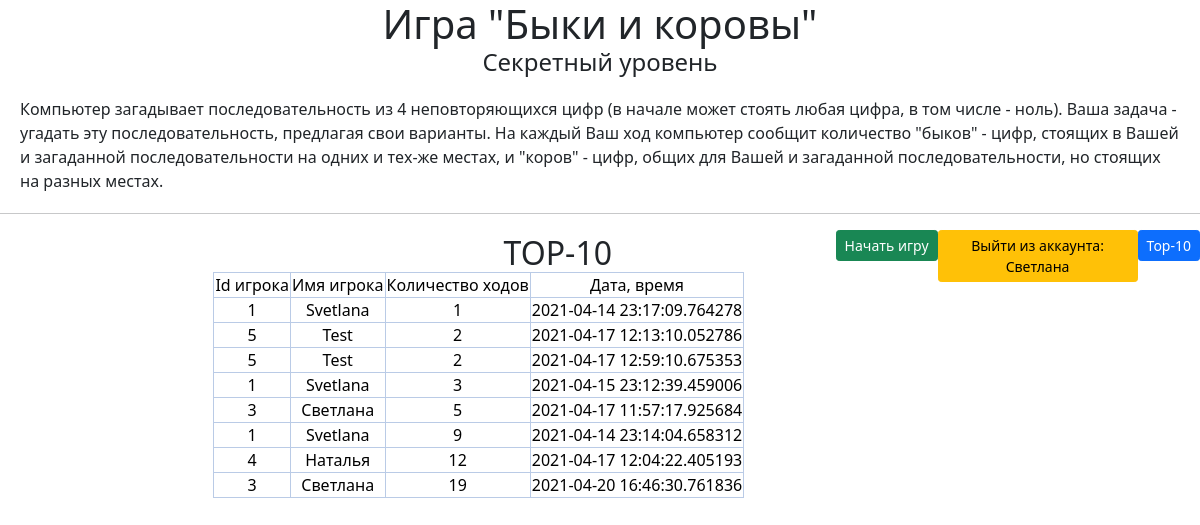
The page /records10 (signed in) on the database its author committed.
### data/users.py (models this page shows, shortened)
class User(SqlAlchemyBase, UserMixin):
    __tablename__ = 'users'
    id = sqlalchemy.Column(sqlalchemy.Integer,
                           primary_key=True, autoincrement=True)
    surname = sqlalchemy.Column(sqlalchemy.String, nullable=True)
    name = sqlalchemy.Column(sqlalchemy.String, nullable=True)
    level = sqlalchemy.Column(sqlalchemy.Integer, nullable=True)
    status = sqlalchemy.Column(sqlalchemy.String, nullable=True)
    email = sqlalchemy.Column(sqlalchemy.String,
                              index=True, unique=True, nullable=True)
    hashed_password = sqlalchemy.Column(sqlalchemy.String, nullable=True)
    reg_date = sqlalchemy.Column(sqlalchemy.DateTime,
                                      default=datetime.datetime.now)
    record = orm.relation("Record", back_populates='user')

### data/records.py (models this page shows)
class Record(SqlAlchemyBase):
    __tablename__ = 'records'
    id = sqlalchemy.Column(sqlalchemy.Integer,
                           primary_key=True, autoincrement=True)
    user_id = sqlalchemy.Column(sqlalchemy.Integer,
                                    sqlalchemy.ForeignKey("users.id"))
    user_name = sqlalchemy.Column(sqlalchemy.String, nullable=True)
    score = sqlalchemy.Column(sqlalchemy.Integer, nullable=True)
    secret_num = sqlalchemy.Column(sqlalchemy.String, nullable=True)
    date = sqlalchemy.Column(sqlalchemy.DateTime,
                                 default=datetime.datetime.now)
    user = orm.relation('User')

### main.py (the view)
@app.route('/records10')
def records_top10():
    db_sess = db_session.create_session()
    records = db_sess.query(Record).order_by(Record.score).limit(10)
    return render_template("records.html", records=records, header="TOP-10")

### data/db_session.py (called while the page is built)
def create_session() -> Session:
    global __factory
    return __factory()

### main.py (called while the page is built)
@login_manager.user_loader
def load_user(user_id):
    db_sess = db_session.create_session()
    return db_sess.query(User).get(user_id)

### templates/records.html (shortened to what this page needs)
{% extends "base.html" %}
{% block content %}
    <h2>{{header}}</h2>
    <table class="table-primary align-middle table-bordered">
    	<tr class="table-primary">
    		<td class="table-primary">Id игрока</td>
    		<td class="table-primary">Имя игрока</td>
    		<td class="table-primary">Количество ходов</td>
    		<td class="table-primary">Дата, время</td>
    	</tr>
        {% for i in records %}
    	<tr>
    		<td class="table-primary">{{ i.user_id }}</td>
    		<td class="table-primary">{{ i.user_name }}</td>
    		<td class="table-primary">{{ i.score }}</td>
    		<td class="table-primary">{{ i.date }}</td>
    	</tr>
    	{% endfor %}
    </table>
{% endblock %}

### templates/base.html (shortened to what this page needs)
<html lang="en">
<head>
    <link rel="stylesheet"
   href="https://cdn.jsdelivr.net/npm/bootstrap@5.0.0-beta1/dist/css/bootstrap.min.css"
>
   <link rel="stylesheet" type="text/css" href="static/css/style.css">
</head>
<body>
    <h1>Игра "Быки и коровы"</h1>
    <h4>Секретный уровень</h4>
    <div>Компьютер загадывает последовательность из 4 неповторяющихся цифр (в начале может стоять любая цифра, в том числе - ноль). Ваша задача - угадать эту последовательность, предлагая свои варианты. На каждый Ваш ход компьютер сообщит количество "быков" - цифр, стоящих в Вашей и загаданной последовательности на одних и тех-же местах, и "коров" - цифр, общих для Вашей и загаданной последовательности, но стоящих на разных местах.</div>
    <hr>
    <nav>
    <a class="btn btn-primary btn-sm" href="/records10">Top-10</a>
    {% if current_user.is_authenticated %}
        <a class="btn btn-warning btn-sm" href="/logout">Выйти из аккаунта: {{ current_user.name }}</a>
        <a href="/new_game" class="btn btn-success btn-sm">Начать игру</a>
    {% else %}
        <a class="btn btn-primary btn-sm" href="/register">Зарегистрироваться</a>
        <a class="btn btn-success btn-sm" href="/login">Войти</a>
    {% endif %}
    </nav>
    <div>
	{% block content %}
	{% endblock %}
    </div>
</body>
</html>

### static/css/style.css (style rules this page uses)
h1, h4, h2, form, table { margin: auto; text-align: center; max-width: 640px; }
a { float: right; text-align: top; max-width: 200px; }
div { align: center; margin: 20px; }

### rows shown on the page
User: name "Светлана"
Record: user_id "1", user_name "Svetlana", score "1", date "2021-04-14 23:17:09.764278"
Record: user_id "5", user_name "Test", score "2", date "2021-04-17 12:13:10.052786"
Record: user_id "5", user_name "Test", score "2", date "2021-04-17 12:59:10.675353"
Record: user_id "1", user_name "Svetlana", score "3", date "2021-04-15 23:12:39.459006"
Record: user_id "3", user_name "Светлана", score "5", date "2021-04-17 11:57:17.925684"
Record: user_id "1", user_name "Svetlana", score "9", date "2021-04-14 23:14:04.658312"
Record: user_id "4", user_name "Наталья", score "12", date "2021-04-17 12:04:22.405193"
Record: user_id "3", user_name "Светлана", score "19", date "2021-04-20 16:46:30.761836"

### other values the page prints
{{ header }} "TOP-10"
